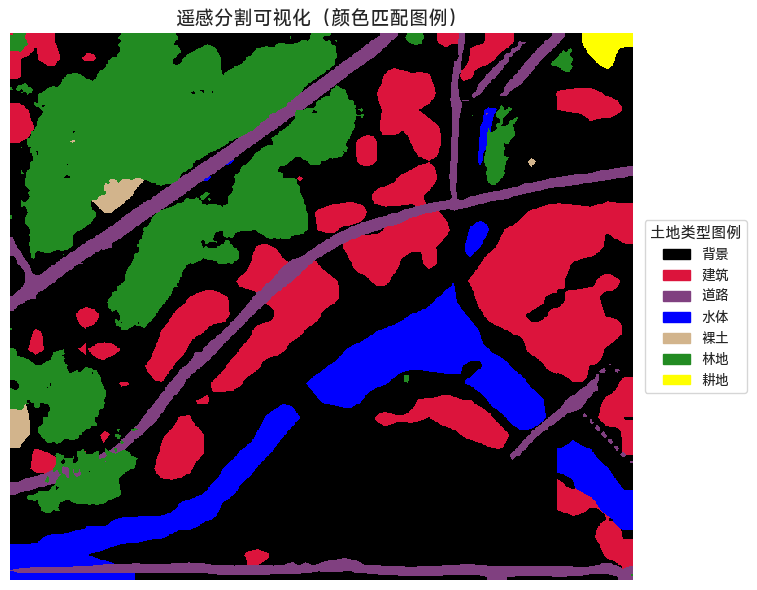
#> input picture img.png, 757 x 590 px, given as the content of the folder /IDMDownloads/ZIP/data/data_for_keras_aug/train_images/train, which was not available
$ jupyter execute view_dataset.ipynb
#> lines starting #> are read from the running program, lines starting #| are printed output that depends on the picture; pictures that were not available may be replaced by others from this repository, and a replacement may not be noted
[cell 1]
import numpy as np
import matplotlib.pyplot as plt
import numpy as np
import warnings
import numpy as np
import pandas as pd
import seaborn as sns
from pylab import mpl, plt
from skimage import io

# best font and style settings for notebook
warnings.filterwarnings('ignore')
sns.set_style("white")
mpl.rcParams['font.family'] = 'MiSans'
# 生成一个随机数据集（正态分布）

[cell 2]
import os
import random
import matplotlib.pyplot as plt
from PIL import Image
import numpy as np

# 路径设置
train_img_path = r"D:\IDMDownloads\ZIP\data\data_for_keras_aug\train_images\train"
train_mask_path = r"D:\IDMDownloads\ZIP\data\data_for_keras_aug\train_masks\train"

# 随机选择一张图片
file_list = os.listdir(train_img_path)
random_filename = random.choice(file_list)

# 拼接图片和 mask 的完整路径
img_file = os.path.join(train_img_path, random_filename)
mask_file = os.path.join(train_mask_path, random_filename)

# 读取图像和 mask
img = Image.open(img_file).convert('RGB')
mask = Image.open(mask_file).convert('L')  # 灰度模式加载
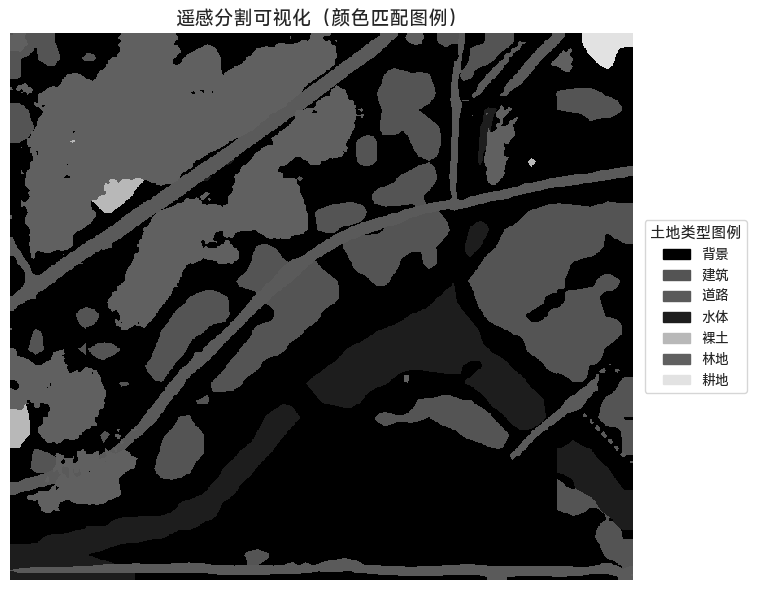
#> mask: PIL image 757x590 L; min 0, max 255, mean 89.8

# 可视化
fig, axs = plt.subplots(1, 2, figsize=(10, 5))
axs[0].imshow(img)
axs[0].set_title(f"Image: {random_filename}")
axs[0].axis('off')

axs[1].imshow(mask, cmap='gray')
axs[1].set_title(f"Mask: {random_filename}")
axs[1].axis('off')

plt.tight_layout()
plt.show()
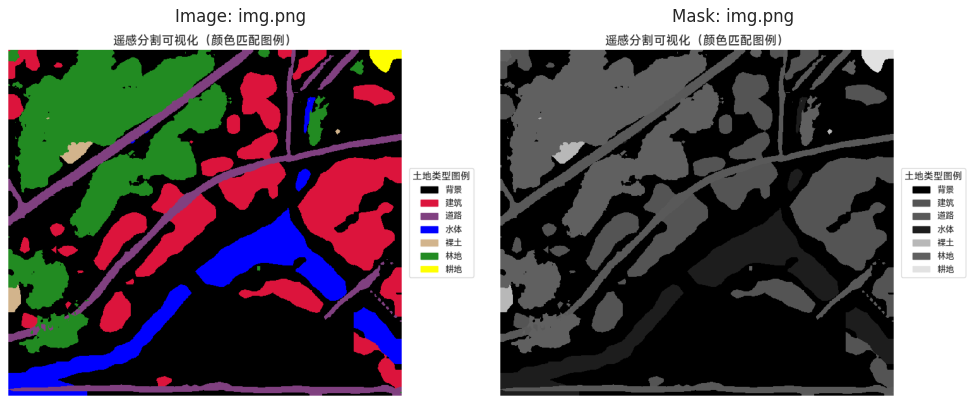
#> figure drawn by matplotlib, 2 panels

[cell 3]
io.imshow(
    io.imread(r"D:\IDMDownloads\ZIP\data\data_for_keras_aug\train_images\train\GF2_PMS1__L1A0000564539-MSS1_06.tif")[0])
mask_np = \
    io.imread(
        r"D:\IDMDownloads\ZIP\data\data_for_keras_aug\train_masks\train\GF2_PMS1__L1A0000564539-MSS1_15label_06.tif")[
        0]
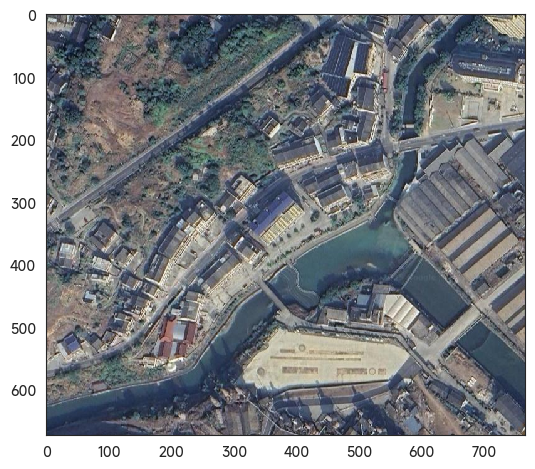
#> input picture img_1.png, 535 x 469 px, given in place of GF2_PMS1__L1A0000564539-MSS1_15label_06.tif, which was not available
#> mask_np = 535 rows, first 6: [255, 255, 255, 255], [255, 255, 255, 255], [255, 255, 255, 255], [255, 255, 255, 255], [255, 255, 255, 255], [255, 255, 255, 255]
np.unique(mask_np)
io.imshow(mask_np)
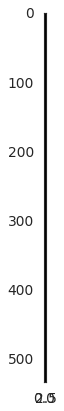
#> figure drawn by matplotlib, 1 panel

[cell 4]
import os
import random
from glob import glob


def build_dataset(image_dir, mask_dir):
#> called with image_dir = '..\\gid\\train_images\\train_png', mask_dir = '..\\gid\\train_masks\\train_png'
    image_paths = glob(os.path.join(image_dir, '*.png'))
    pairs = []

    for img_path in image_paths:
        img_name = os.path.basename(img_path)
        parts = img_name.split('_')
        if len(parts) >= 2:
            parts[-1] = '15label_' + parts[-1]
            mask_name = '_'.join(parts)
            mask_path = os.path.join(mask_dir, mask_name)
            if os.path.exists(mask_path):
                pairs.append((img_path, mask_path))
            else:
                print(f"[⚠️] 掩膜不存在：{mask_path}")
    return pairs


def write_split_txt(pairs, save_dir, train_ratio=0.95):
#> called with save_dir = '..\\gid', train_ratio = 0.95
    os.makedirs(save_dir, exist_ok=True)
    random.shuffle(pairs)

    split_idx = int(len(pairs) * train_ratio)
    train_pairs = pairs[:split_idx]
    val_pairs = pairs[split_idx:]

    train_txt = os.path.join(save_dir, 'train.txt')
    val_txt = os.path.join(save_dir, 'val.txt')

    with open(train_txt, 'w') as f:
        for img, mask in train_pairs:
            img = img.replace('..\\gid\\', '.\\')
            mask = mask.replace('..\\gid\\', '.\\')
            f.write(f"{img} {mask}\n")

    with open(val_txt, 'w') as f:
        for img, mask in val_pairs:
            img = img.replace('..\\gid\\', '.\\')
            mask = mask.replace('..\\gid\\', '.\\')
            f.write(f"{img} {mask}\n")

    print(f"[✅] train.txt 写入 {len(train_pairs)} 条")
    print(f"[✅] val.txt 写入 {len(val_pairs)} 条")


# 文件夹路径（请替换成你的）
image_dir = r"..\gid\train_images\train_png"
mask_dir = r"..\gid\train_masks\train_png"
save_dir = r"..\gid"  # 存放 train.txt、val.txt

# 执行
dataset_pairs = build_dataset(image_dir, mask_dir)
write_split_txt(dataset_pairs, save_dir)

[cell 5]
import os
import numpy as np
import tifffile
from PIL import Image
from tqdm import tqdm

# 修改为你的文件夹路径
image_dir = r"..\gid\train_images\train"
mask_dir = r"..\gid\train_masks\train"

# 输出保存为 PNG 的文件夹
image_out_dir = image_dir + "_png"
mask_out_dir = mask_dir + "_png"

# 创建输出目录（如果不存在）
os.makedirs(image_out_dir, exist_ok=True)
os.makedirs(mask_out_dir, exist_ok=True)


def convert_tif_to_png(in_dir, out_dir, file_list):
    os.makedirs(out_dir, exist_ok=True)

    for tif_file in tqdm(file_list, desc=f"Processing {os.path.basename(in_dir)}"):
        tif_path = os.path.join(in_dir, tif_file)
        out_name = os.path.splitext(tif_file)[0] + '.png'
        out_path = os.path.join(out_dir, out_name)

        data = tifffile.imread(tif_path)
        data = np.squeeze(data)

        if data.dtype != np.uint8:
            data = (255 * (data - data.min()) / (data.ptp() + 1e-5)).astype(np.uint8)

        if data.ndim == 2:
            img = Image.fromarray(data, mode='L')
        elif data.ndim == 3:
            if data.shape[2] == 3:
                img = Image.fromarray(data, mode='RGB')
            elif data.shape[2] == 4:
                img = Image.fromarray(data[:, :, :3], mode='RGB')
            else:
                raise ValueError(f"Unsupported channel count: {data.shape}")
        else:
            raise ValueError(f"Unsupported shape: {data.shape}")

        img.save(out_path)


def convert_tif_to_png(in_dir, out_dir, file_list, is_mask=False):
    os.makedirs(out_dir, exist_ok=True)

    for tif_file in tqdm(file_list, desc=f"Processing {os.path.basename(in_dir)}"):
        tif_path = os.path.join(in_dir, tif_file)
        out_name = os.path.splitext(tif_file)[0] + '.png'
        out_path = os.path.join(out_dir, out_name)

        data = tifffile.imread(tif_path)
        data = np.squeeze(data)

        # 对于 mask，确保是 uint8，不能归一化
        if is_mask:
            data = data.astype(np.uint8)
            if data.ndim == 3:
                # 防止3通道 mask，取第一个通道
                data = data[..., 0]
            img = Image.fromarray(data, mode='L')  # 强制灰度图
        else:
            # 对于 image 图像，归一化到 0~255
            if data.dtype != np.uint8:
                data = (255 * (data - data.min()) / (data.ptp() + 1e-5)).astype(np.uint8)
            if data.ndim == 2:
                img = Image.fromarray(data, mode='L')
            elif data.ndim == 3:
                if data.shape[2] == 3:
                    img = Image.fromarray(data, mode='RGB')
                elif data.shape[2] == 4:
                    img = Image.fromarray(data[:, :, :3], mode='RGB')
                else:
                    raise ValueError(f"Unsupported channel count: {data.shape}")
            else:
                raise ValueError(f"Unsupported shape: {data.shape}")

        img.save(out_path)


# 设置路径
image_dir = r"..\gid\train_images\train"
mask_dir = r"..\gid\train_masks\train"
image_out_dir = image_dir + "_png"
mask_out_dir = mask_dir + "_png"

# 仍然排序取前1000张
image_files = sorted([f for f in os.listdir(image_dir) if f.lower().endswith('.tif')])[:]
mask_files = sorted([f for f in os.listdir(mask_dir) if f.lower().endswith('.tif')])[:]

# 转换 image 和 mask，注意加 is_mask=True
convert_tif_to_png(image_dir, image_out_dir, image_files, is_mask=False)
convert_tif_to_png(mask_dir, mask_out_dir, mask_files, is_mask=True)
